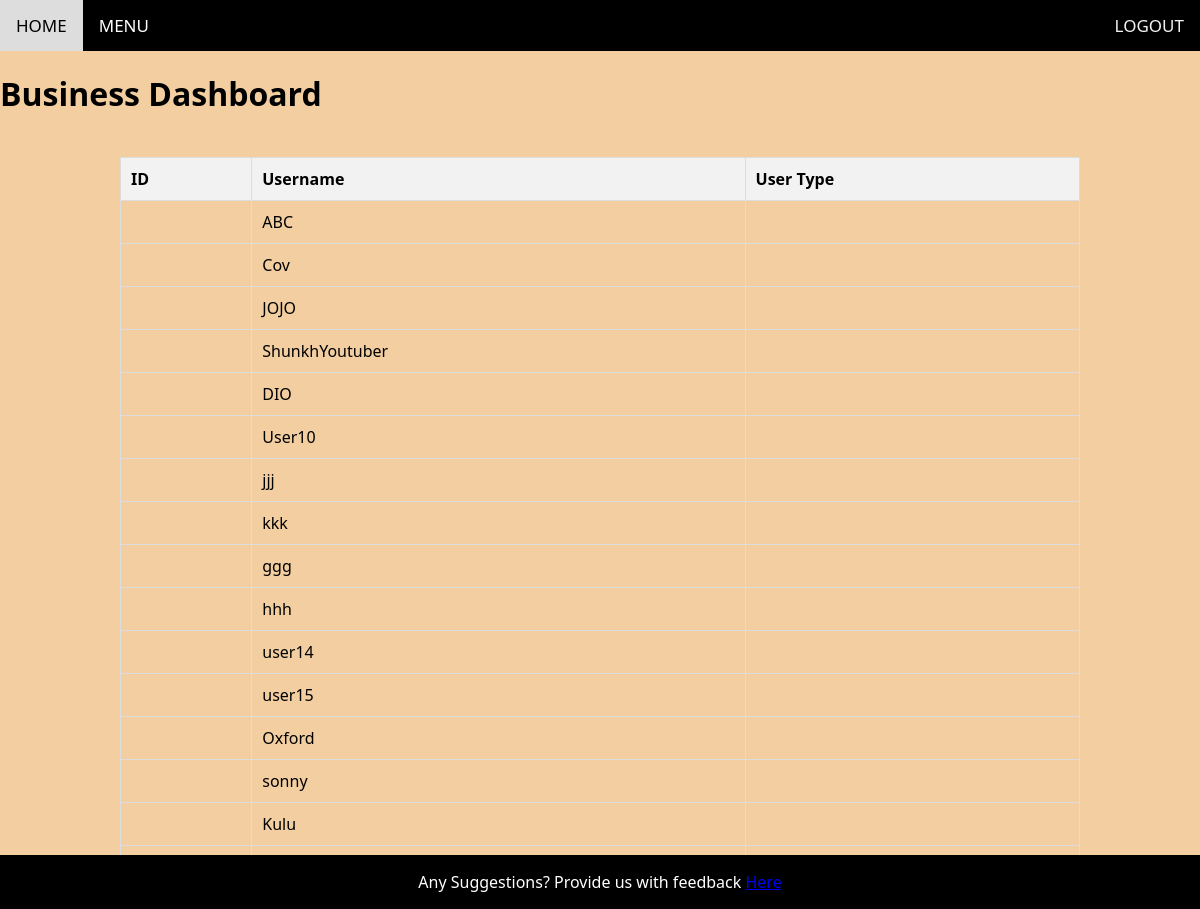
Screenshot of /business_dashboard (signed in) with the database file from the repository.
### app.py (models this page shows, shortened)
class User(db.Model, UserMixin):
    User_ID = db.Column(db.Integer, primary_key=True, autoincrement=True)
    username = db.Column(db.String(255), nullable=False)
    Type = db.Column(db.String(50), nullable=False)
    password = db.Column(db.String(60), nullable=False)

### app.py (the view)
@app.route('/business_dashboard')
def businessDashboard():
    return render_template('business_dashboard.html', users=getUsers())

### app.py (called while the page is built)
@login_manager.user_loader
def load_user(user_id):
    return User.query.get(int(user_id))

def getUsers():
    return User.query.all()

### templates/business_dashboard.html (shortened to what this page needs)
{% extends 'base.html' %}
{% block content %}
<h1>Business Dashboard</h1>
<table>
    <thead>
        <tr>
            <th>ID</th>
            <th>Username</th>
            <th>User Type</th>
        </tr>
    </thead>
    <tbody>
        {% for user in users %}
            <tr>
                <td>{{ user.id }}</td>
                <td>{{ user.username }}</td>
                <td>{{ user.userType }}</td>
            </tr>
        {% endfor %}
    </tbody>
</table>
{% endblock %}

### static/css/styles.css (style rules this page uses)
body { font-family: system-ui, -apple-system, BlinkMacSystemFont, 'Segoe UI', Roboto, Oxygen, Ubuntu, Cantarell, 'Open Sans', 'Helvetica Neue', sans-serif; min-height: 100vh; display: flex; flex-direction: column; margin: 0; padding: 0; background-color: #f2cea0; }

### templates/business_dashboard.html (style rules this page uses)
table { width: 80%; margin: 20px auto; border-collapse: collapse; }
th, td { border: 1px solid #ddd; padding: 10px; text-align: left; }
th { background-color: #f2f2f2; }

### rows the page displays
User: username "ABC"
User: username "Cov"
User: username "JOJO"
User: username "ShunkhYoutuber"
User: username "DIO"
User: username "User10"
User: username "jjj"
User: username "kkk"
User: username "ggg"
User: username "hhh"
User: username "user14"
User: username "user15"
User: username "Oxford"
User: username "sonny"
User: username "Kulu"
